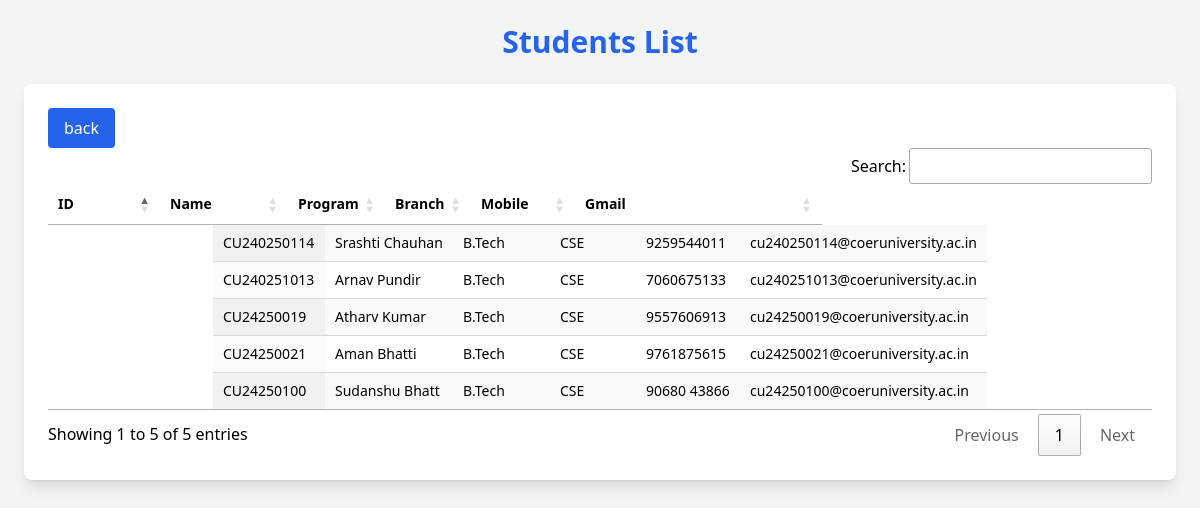
Before: /students with the older database file.
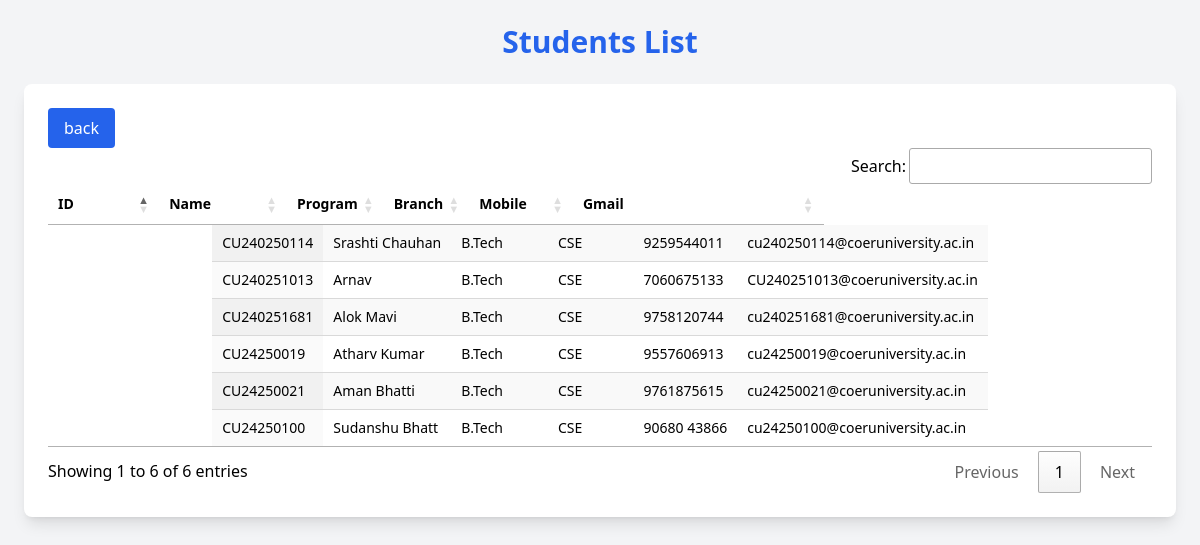
After: the same page with the newer database file.
### tables this page shows
CREATE TABLE students (
    ID TEXT PRIMARY KEY,
    Name TEXT,
    Program TEXT,
    Branch TEXT,
    Mobile TEXT,
    Gmail TEXT
);

### app.py (the view)
@app.route('/students')
def students():
    try:
        conn = sqlite3.connect('database.db')
        cursor = conn.cursor()
        cursor.execute("SELECT ID, Name, Program, Branch, Mobile, Gmail FROM students")
        data = cursor.fetchall()
        conn.close()
        return render_template('students.html', students=data)
    except Exception as e:
        return str(e)

### templates/students.html (shortened to what this page needs)
<!DOCTYPE html>
<html lang="en">
<head>
  <script src="https://cdn.tailwindcss.com"></script>
  <link rel="stylesheet" href="https://cdn.datatables.net/1.13.4/css/jquery.dataTables.min.css">
  <link rel="stylesheet" href="https://cdn.datatables.net/buttons/2.4.2/css/buttons.dataTables.min.css">
</head>
<body class="bg-gray-100 min-h-screen">
  <h1 class="text-3xl font-bold text-center text-blue-600 py-6">Students List</h1>
  <div class="max-w-6xl mx-auto bg-white shadow-lg p-6 rounded-lg">
    <button onclick="window.location.href='/'" class="bg-blue-600 text-white px-4 py-2 rounded">
  back
</button><br>
    <table id="studentsTable" class="display nowrap w-full text-sm">
      <thead>
        <tr>
          <th>ID</th>
          <th>Name</th>
          <th>Program</th>
          <th>Branch</th>
          <th>Mobile</th>
          <th>Gmail</th>
        </tr>
      </thead>
      <tbody>
        {% for s in students %}
        <tr>
          <td>{{ s[0] }}</td>
          <td>{{ s[1] }}</td>
          <td>{{ s[2] }}</td>
          <td>{{ s[3] }}</td>
          <td>{{ s[4] }}</td>
          <td>{{ s[5] }}</td>
        </tr>
        {% endfor %}
      </tbody>
    </table>
  </div>
</body>
</html>

Changed rows visible on the page:
added students: ID "CU240251681", Name "Alok Mavi", Program "B.Tech", Branch "CSE", Mobile "9758120744", Gmail "cu240251681@coeruniversity.ac.in"
changed students "CU240251013": Name "Arnav Pundir" → "Arnav"; Gmail "cu240251013@coeruniversity.ac.in" → "CU240251013@coeruniversity.ac.in"; moves down the list
Other visible differences:
text written by a page script: "Search: Showing 1 to 5 of 5 entries Previous 1 Next" → "Search: Showing 1 to 6 of 6 entries Previous 1 Next"
